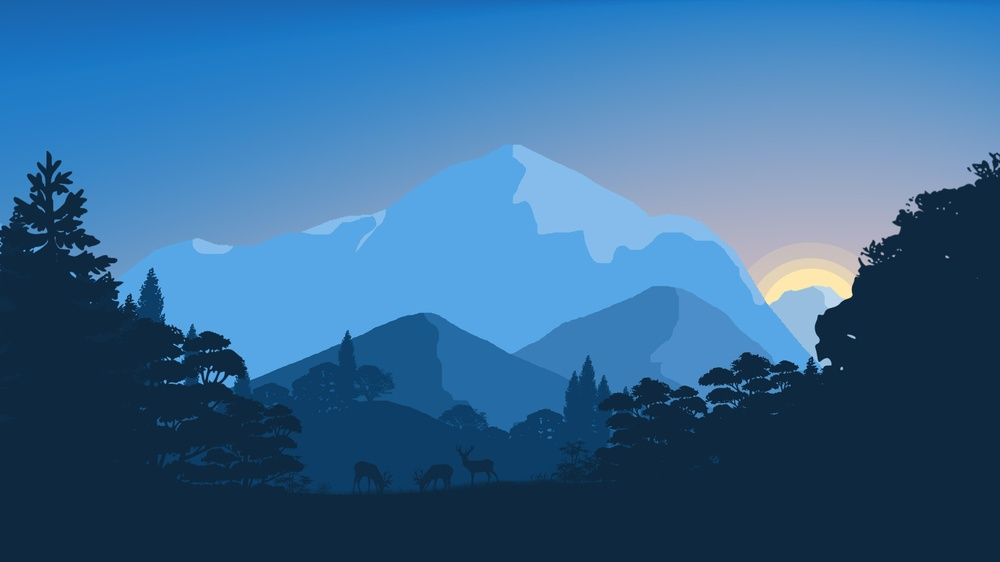
#> input picture design/packs/src/nordic-blue-source.jpg, 1000 x 562 px, shrunk from 5120 x 2880 before the run
$ python detect_dots.py src/nordic-blue-source.jpg src/synthwave-source.jpg 1.0 5 1.0 5
#> lines starting #> are read from the running program, lines starting #| are printed output that depends on the picture; after the words box and inside, x2 and y2 are one past the last pixel; in counts of white or black regions, pixels touching at a corner belong together
import sys, numpy as np
from PIL import Image
from scipy import ndimage as ndi
from scipy.spatial import cKDTree

SRC=sys.argv[1]; OUT=sys.argv[2]
MIN_DIST=float(sys.argv[3]) if len(sys.argv)>3 else 6.0   # min spacing between dot centers (px)
BGthr=int(sys.argv[4]) if len(sys.argv)>4 else 45         # brightness below this = background gap
RSCALE=float(sys.argv[5]) if len(sys.argv)>5 else 1.15    # dot radius scale (applied within the no-overlap cap)
MARG=int(sys.argv[6]) if len(sys.argv)>6 else 360         # black-frame margin

im=Image.open(SRC).convert('RGB'); a=np.asarray(im); H,W,_=a.shape
#> further down, im is the input picture: PIL image 1000x562 RGB; mean R, G, B 53.5, 103.6, 147.3
#> after `H, W, _ = a.shape`: H = 562; W = 1000
bright=a.max(2)
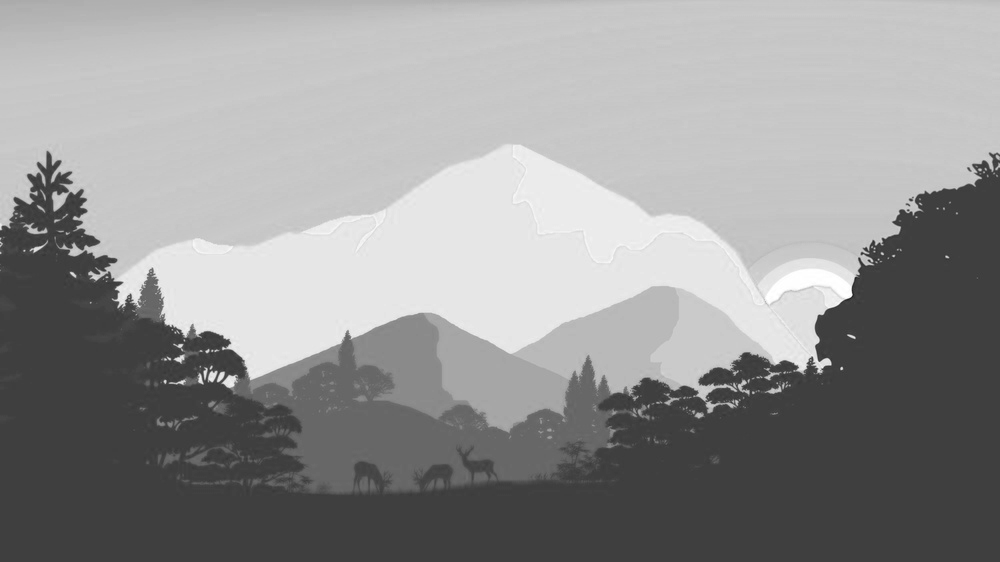
#> bright: shape (562, 1000); min 33, max 255, mean 147.6
mask=bright>BGthr                                   # foreground = the painted dots
#> mask: shape (562, 1000) bool; every value is 1
# distance transform: peak = dot center, value ≈ dot radius
dt=ndi.distance_transform_edt(mask)
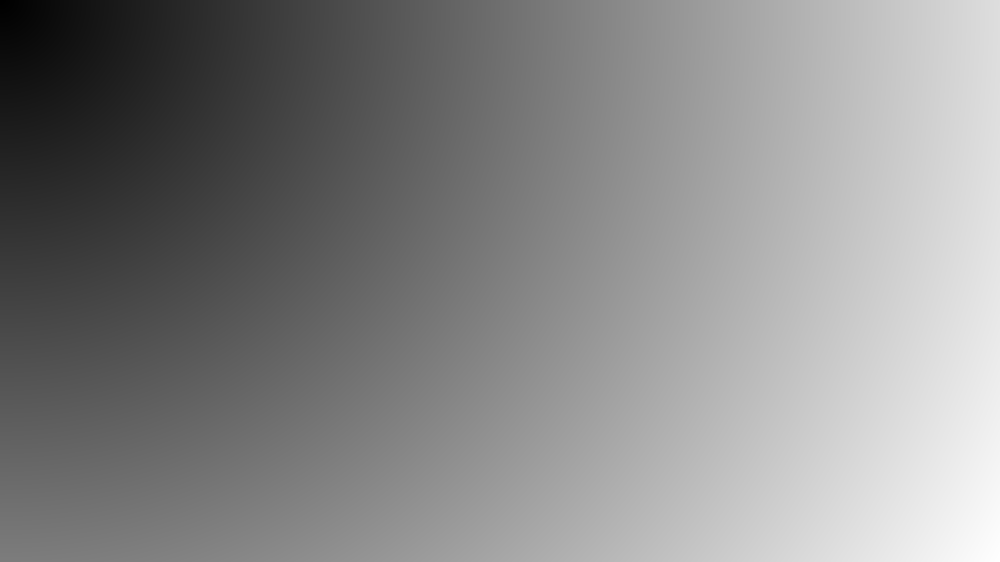
#> dt: shape (562, 1000) float64; min 1, max 1146.2, mean 611.7; drawn with min black and max white
# local maxima of dt, spaced >= MIN_DIST, above a small radius floor
size=int(max(3,MIN_DIST))
mx=ndi.maximum_filter(dt,size=size,mode='constant')
peaks=(dt==mx)&(dt>=1.5)&mask
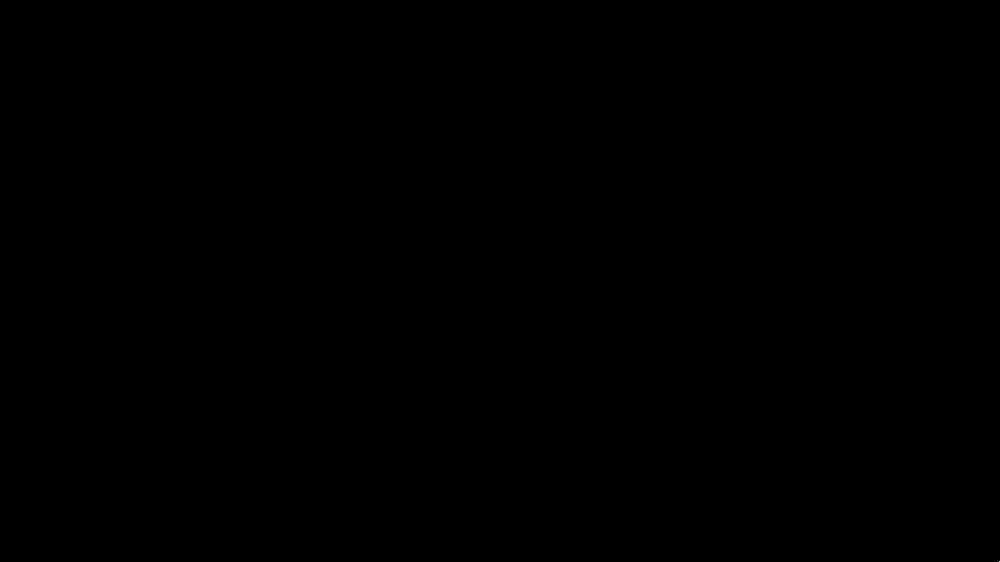
#> peaks: shape (562, 1000) bool; 0% white in thin lines or dots, all inside (x1, y1, x2, y2) = (999, 561, 1000, 562)
ys,xs=np.nonzero(peaks)
#> ys = [561]; xs = [999]
# de-duplicate plateau peaks that are closer than MIN_DIST (keep strongest)
order=np.argsort(-dt[ys,xs])
#> order = [0]
ys,xs=ys[order],xs[order]
tree_pts=[]; keep=[]
for y,x in zip(ys,xs):
    if tree_pts:
        t=cKDTree(tree_pts)
        if t.query([x,y])[0]<MIN_DIST: continue
    tree_pts.append([x,y]); keep.append((x,y,dt[y,x]))
#> this loop made 1 pass
#> (y, x) on pass 1: (561, 999)
#> after the loop, keep = [(999, 561, 1146.2)]; tree_pts = [[999, 561]]
cx=np.array([p[0] for p in keep]); cy=np.array([p[1] for p in keep]); cr=np.array([p[2] for p in keep])
#> after `cx = np.array([p[0] for p in keep])`: cx = [999]
#> after `cy = np.array([p[1] for p in keep])`: cy = [561]
#> after `cr = np.array([p[2] for p in keep])`: cr = [1146.2]
n=len(keep)
#> n = 1
# Voronoi partition of every foreground pixel → nearest center; median colour per cell
fy,fx=np.nonzero(mask)
tree=cKDTree(np.column_stack([cx,cy]))
_,lab=tree.query(np.column_stack([fx,fy]))
cols=a[fy,fx]                                       # (M,3)
order=np.argsort(lab); lab=lab[order]; cols=cols[order]
bounds=np.searchsorted(lab,np.arange(n+1))
#> bounds = [0, 562000]
fills=[]
for i in range(n):
    seg=cols[bounds[i]:bounds[i+1]]
    if len(seg)==0: fills.append('#000000'); continue
    r,g,b=int(np.median(seg[:,0])),int(np.median(seg[:,1])),int(np.median(seg[:,2]))
    fills.append('#%02x%02x%02x'%(r,g,b))
#> this loop made 1 pass
#> (r, g, b) on pass 1: (36, 124, 192)
#> after the loop, fills = ['#247cc0']
# radius: image dot radius (dt), scaled (RSCALE drives overall dot size), then
# capped at 0.55x the nearest-neighbour distance. 0.5 would guarantee zero
# overlap; 0.55 caps the worst overlap of the tightest pairs to ~2px — full,
# distinct stones, well short of the smeared look the old 0.62x1.15 produced.
nn=tree.query(np.column_stack([cx,cy]),k=2)[0][:,1]
#> nn = [inf]
rad=np.minimum(np.maximum(cr,1.5)*RSCALE, nn*0.55)
#> rad = [1146.2]
# frame + emit. MARG/BW default to 0 → a full-bleed painting (black field +
# dots, edge to edge) so the wallpaper covers the whole viewport; any black
# frame is now a theme concern (--wash-viewport-border). Pass MARG>0 (arg 6)
# and/or BW>0 (arg 7) to bake a margin + border into the SVG instead.
M=MARG;BW=int(sys.argv[7]) if len(sys.argv)>7 else 0;FRAME='#000000';W2=W+2*M;Hh=H+2*M;hb=BW/2
#> after `W2 = W + 2 * M`: W2 = 1010
#> after `Hh = H + 2 * M`: Hh = 572
body=[f'<circle cx="{x+M:.1f}" cy="{y+M:.1f}" r="{r:.1f}" fill="{f}"/>' for x,y,r,f in zip(cx,cy,rad,fills)]
#> body = 1 item
svg=[f'<svg xmlns="http://www.w3.org/2000/svg" width="{W2}" height="{Hh}" viewBox="0 0 {W2} {Hh}">',
     f'<rect width="{W2}" height="{Hh}" fill="{FRAME}"/>', *body]
if BW>0:
    svg.append(f'<rect x="{M-hb}" y="{M-hb}" width="{W+BW}" height="{H+BW}" fill="none" stroke="{FRAME}" stroke-width="{BW}"/>')
svg.append('</svg>')
open(OUT,'w').write('\n'.join(svg))
print(f"detected dots={n}  median radius={np.median(rad):.1f}px")
#| detected dots=1  median radius=1146.2px

$ run again, on design/packs/src/dreamtime-source.png
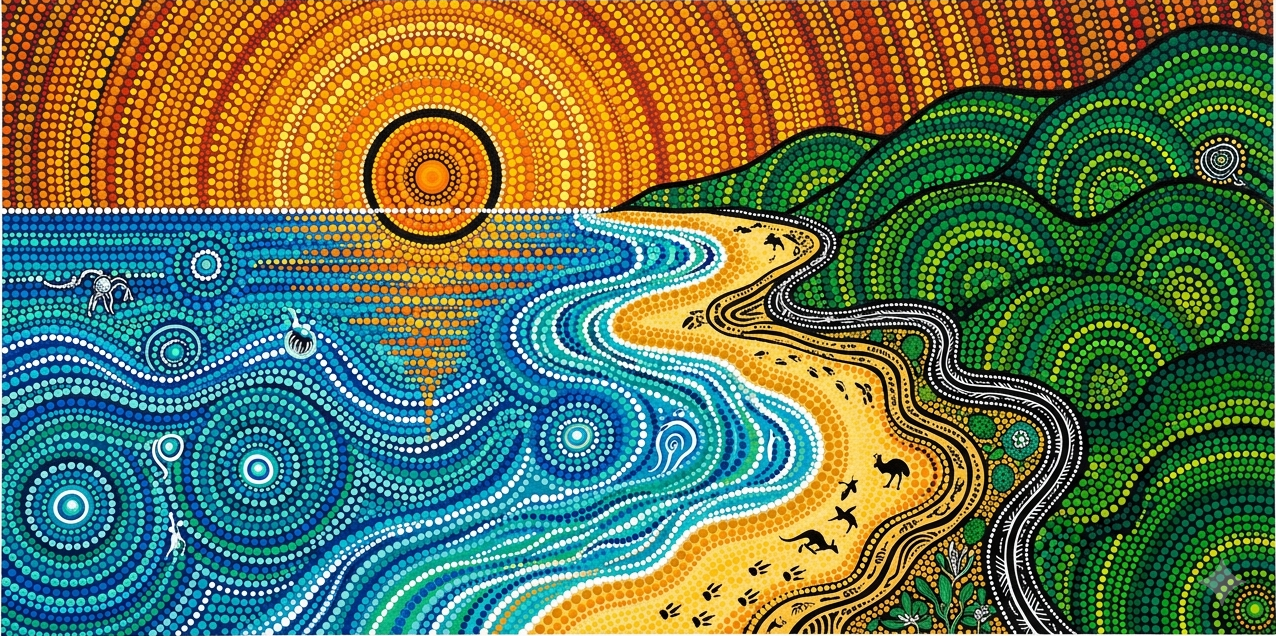
#> input picture design/packs/src/dreamtime-source.png, 1276 x 636 px
#> im is the input picture: PIL image 1276x636 RGB; mean R, G, B 99.3, 116.3, 81.4
#> `mask=bright>BGthr`:
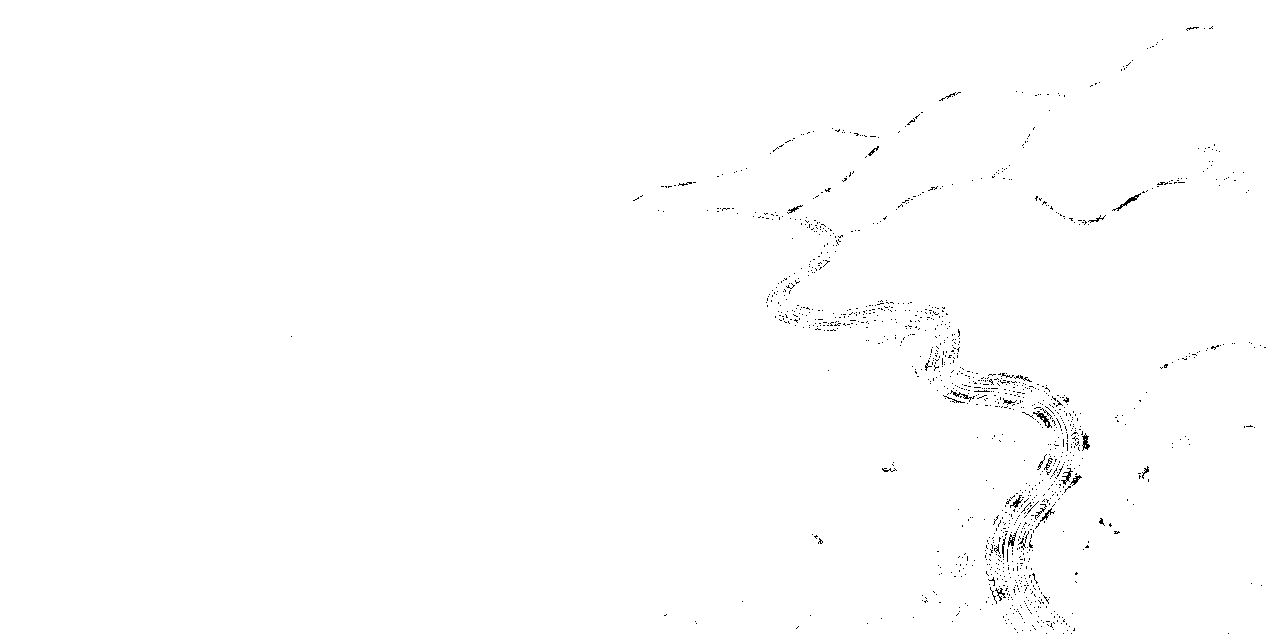
#> mask: shape (636, 1276) bool; 99.5% white; black in thin lines or dots, all inside (x1, y1, x2, y2) = (291, 26, 1266, 634)
#> `peaks=(dt==mx)&(dt>=1.5)&mask`:
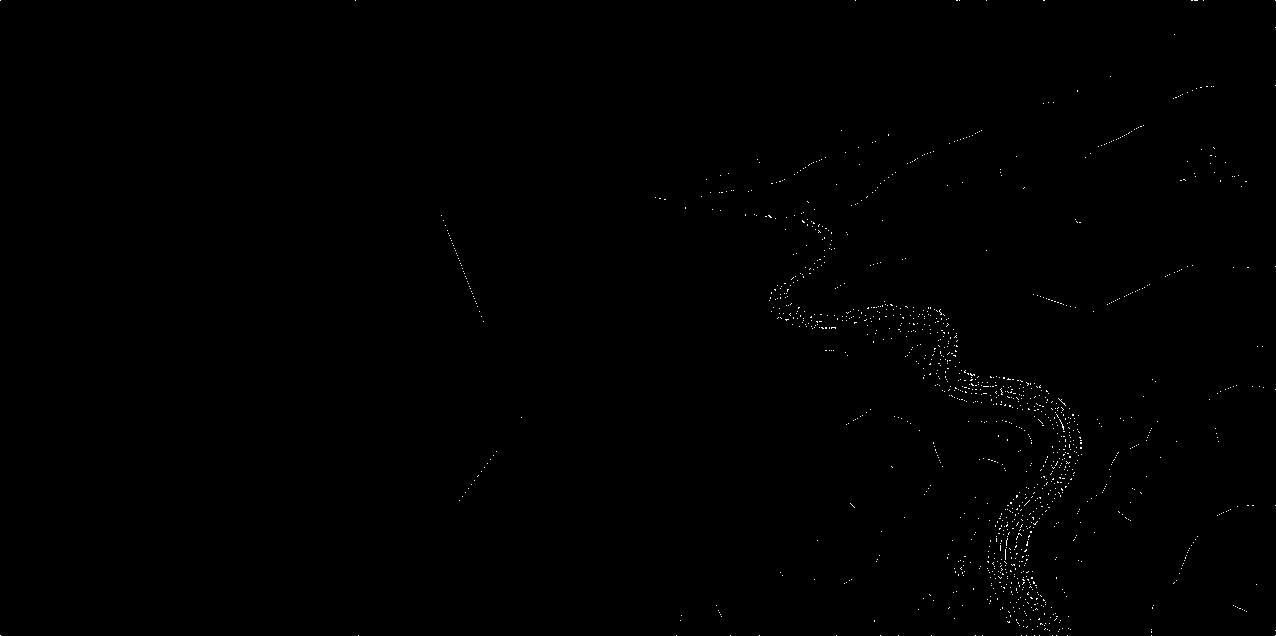
#> peaks: shape (636, 1276) bool; 0.24% white in thin lines or dots
#> `ys,xs=np.nonzero(peaks)`: ys = 1981 values from 0 to 635; xs = 1981 values, max 1275 at index 16, min 0 at index 0, mean 973.5
#> order = 1981 values, max 1980 at index 213, min 0 at index 0, mean 990
#> `ys,xs=ys[order],xs[order]`: ys = 1981 values, max 635 at index 1, min 0 at index 0, mean 408.3; xs = 1981 values, max 1275 at index 64, min 0 at index 0, mean 973.5
#> the loop `for y,x in zip(ys,xs):` made 1981 passes
#> (y, x) on passes 1 to 3: (0, 0), (635, 0), (0, 355)
#> after the loop `for y,x in zip(ys,xs):`: keep = 1981 items, first 6: (0, 0, 444.5), (0, 635, 417.2), (355, 0, 342), (358, 635, 306.4), (521, 417, 243.8), (459, 500, 234.8); tree_pts = 1981 pairs, first value 0 to 1275, second value 0 to 635
#> cx has the same summary as xs
#> cy has the same summary as ys
#> cr = 1981 values, max 444.5 at index 0, min 2 at index 1575, mean 17.86
#> n = 1981
#> bounds = 1982 values from 0 to 807590
#> the loop `for i in range(n):` made 1981 passes
#> (r, g, b) on passes 1 to 3: (125, 88, 37), (14, 102, 138), (211, 122, 19)
#> after the loop `for i in range(n):`: fills = 1981 items, first 6: '#7d5825', '#0e668a', '#d37a13', '#107990', '#1487a9', '#148c9b'
#> nn = 1981 values, max 358 at index 1, min 1 at index 58, mean 3.26
#> rad = 1981 values, max 196.9 at index 1, min 0.55 at index 58, mean 1.72
#> body = 1981 items
#| detected dots=1981  median radius=0.8px
